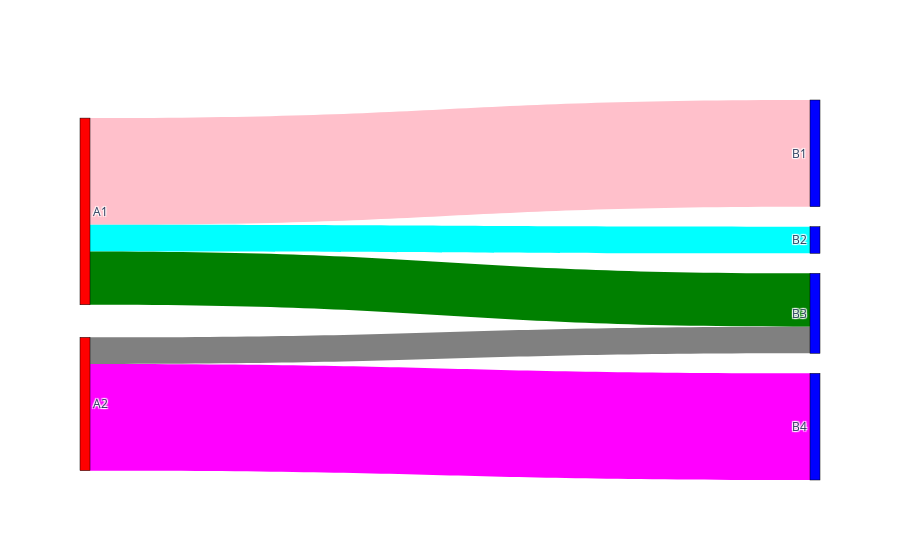

Notebook source saved alongside this figure:
### Markdown cell above
# Visualise data using Sankey Diagram

While using visualizations, one compact visualization showing the relation between multiple variables have an upper hand over multiple visualizations - one for each variable. When you are trying to visualize high dimensional numerical data instead of multiple bar charts (one for each numerical variable), a single parallel plot could be more useful.

### Code cell
import plotly.graph_objects as go

source = [ 0, 0, 0, 1, 1]
target = [ 2, 3, 4, 4, 5]
value  = [ 8, 2, 4, 2, 8]

NODES = dict(pad  = 20, thickness = 10,
            line  = dict(color = "black", width = 0.5),
            label = ["A1", "A2", "B1", "B2", "B3", "B4"],
            color = ["red", "red", "blue", "blue", "blue", "blue"],)

LINKS = dict(source = source, target = target, value = value, 
            label = ["A1-B1", "A1-B2", "A1-B3", "A2-B3", "A2-B4"],
            color = ["pink", "cyan", "green", "grey", "magenta"],)

data = go.Sankey(node = NODES, link = LINKS)

fig = go.Figure(data)

fig.show()

### Figure 1 — Plotly figure (JSON) as saved in the notebook; plotly's stock layout.template omitted (floating-point values rounded to 4 significant figures)
{"data": [{"link": {"color": ["pink", "cyan", "green", "grey", "magenta"], "label": ["A1-B1", "A1-B2", "A1-B3", "A2-B3", "A2-B4"], "source": [0, 0, 0, 1, 1], "target": [2, 3, 4, 4, 5], "value": [8, 2, 4, 2, 8]}, "node": {"color": ["red", "red", "blue", "blue", "blue", "blue"], "label": ["A1", "A2", "B1", "B2", "B3", "B4"], "line": {"color": "black", "width": 0.5}, "pad": 20, "thickness": 10}, "type": "sankey"}], "layout": {}}
